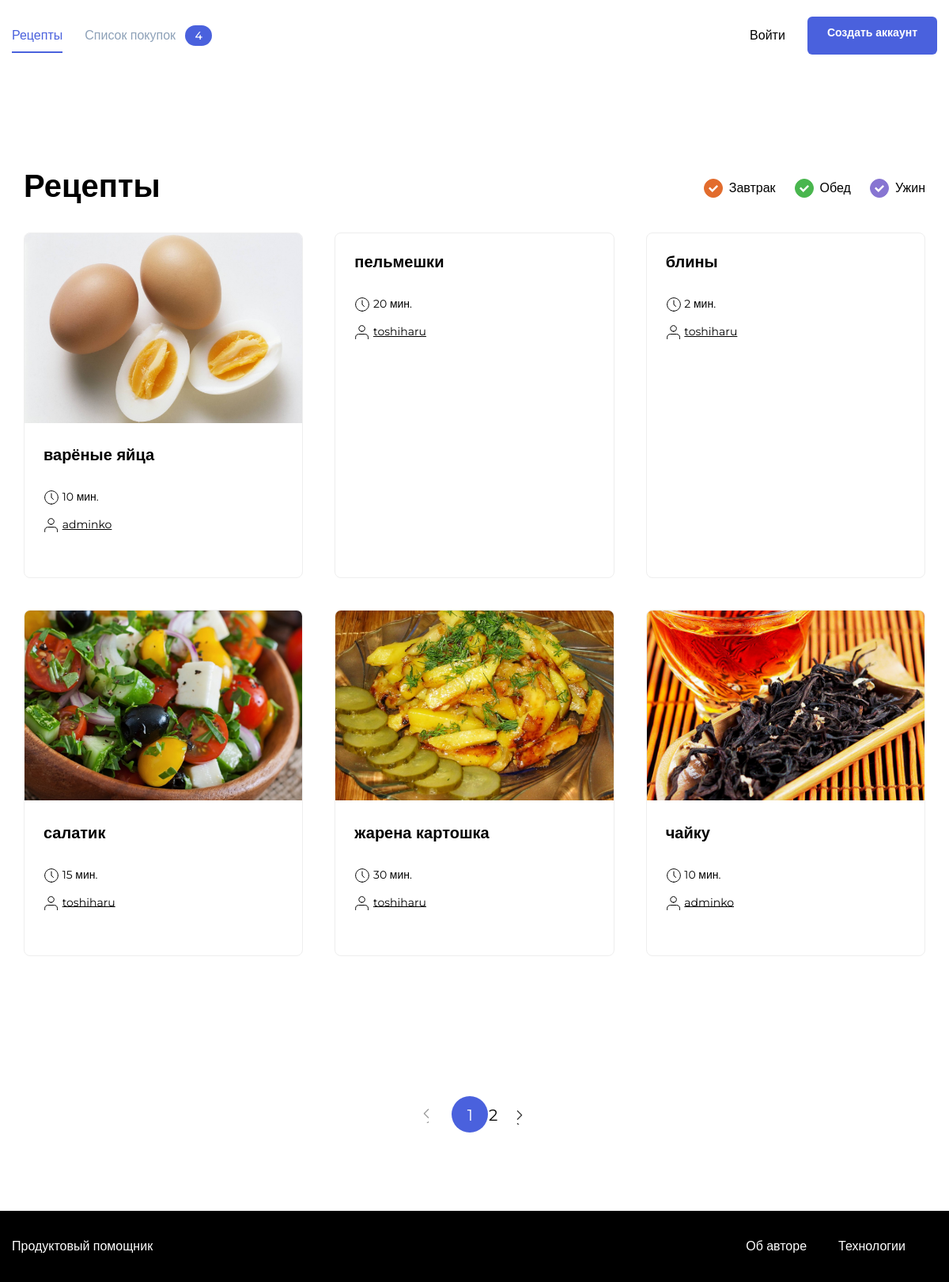
The app's page /, older data.
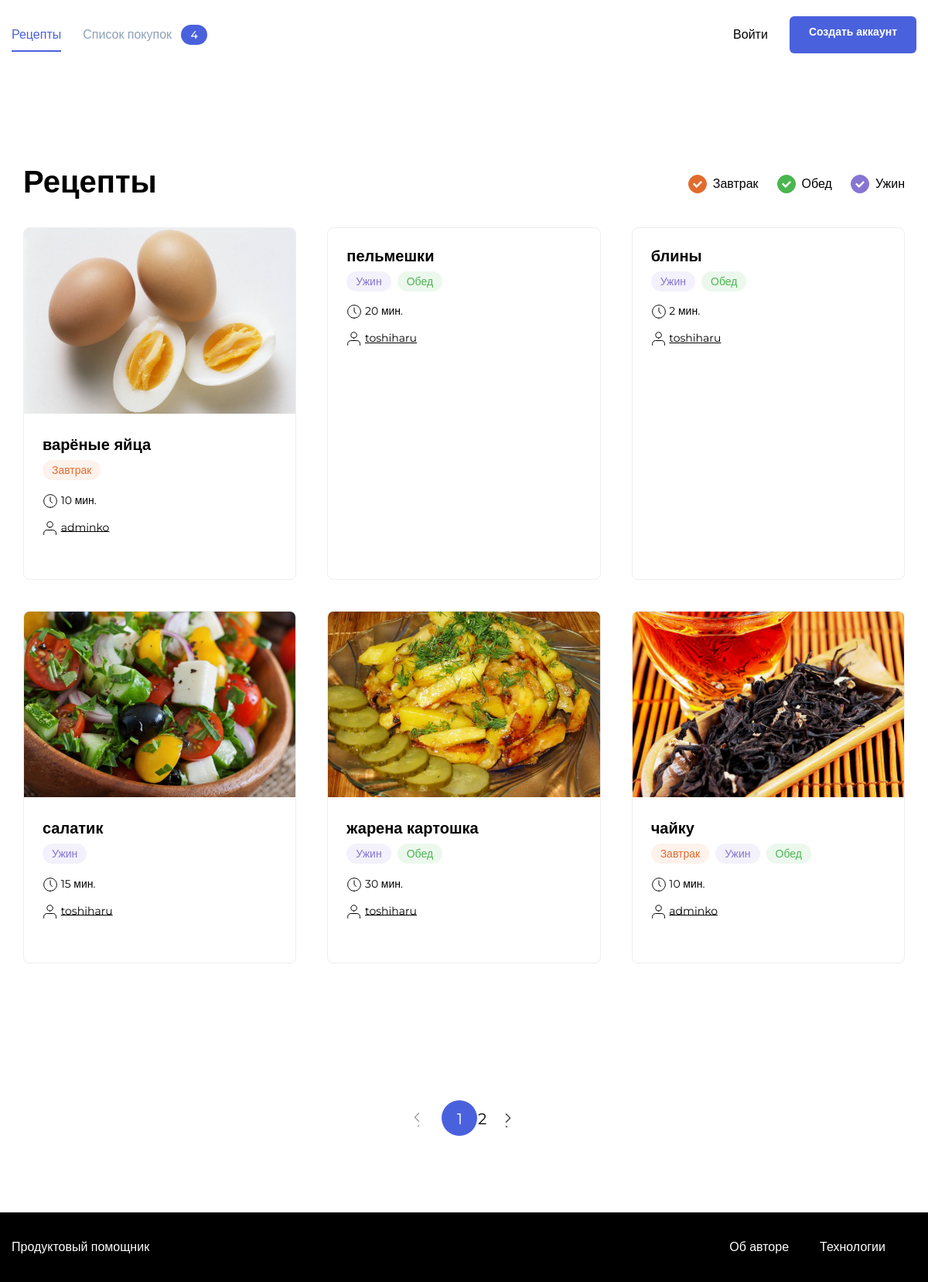
The same page, newer data.
### prod_h/models.py (models this page shows, shortened)
class Recipe(models.Model):
    author = models.ForeignKey(
        User,
        on_delete=models.CASCADE,
        related_name='recipes',
        verbose_name='автор рецепта',
    )
    name = models.CharField(
        max_length=100,
        verbose_name='Название рецепта',
        help_text='Максимальная длинна 100 символов',)
    image = models.ImageField(upload_to='prod_h/', blank=True, null=True)
    text = models.TextField(
        blank=True,
        verbose_name='Описание',
        help_text='Описание рецепта',)
    ingredients = models.ManyToManyField(
        ListOfIngridients,
        through='Amount',
        through_fields=('recipe', 'ingredient'),
        verbose_name='Игредиенты',
        help_text='Игредиенты',)
    tags = models.ManyToManyField(Teg, )
    time = models.IntegerField(verbose_name='Вермя приготовления')
    pub_date = models.DateTimeField("date published", auto_now_add=True)
    slug = models.SlugField(
        max_length=500,
        unique=True,
        blank=True,
    )
    class Meta:
        ordering = ["-pub_date"]

class Teg(models.Model):
    name = models.CharField(max_length=20)
    slug = models.SlugField(unique=True)

### prod_h/views.py (the view)
# urls.py: path('', views.index, name='index')
def index(request):
    latest = Recipe.objects.order_by('-pub_date')
    paginator = Paginator(latest, 6)
    page_number = request.GET.get('page')
    page = paginator.get_page(page_number)
    return render(
        request,
        "indexNotAuth.html",
        {"posts": latest, "page": page, 'paginator': paginator})

### templates/indexNotAuth.html (shortened to what this page needs)
{% extends "base.html" %}
{% load static %}
{% block static_css %}<link rel="stylesheet" href="{% static 'pages/index.css' %}">{% endblock %}
{% block content %}
    <main class="main container">
        <div class="main__header">
            <h1 class="main__title">Рецепты</h1>
            <ul class="tags">
                <li class="tags__item">
                    <a id="breakfast" class="tags__checkbox tags__checkbox_style_orange tags__checkbox_active" href="#"></a>
                    <span class="tags__label">Завтрак</span>
                </li>
                <li class="tags__item">
                    <a id="lunch" class="tags__checkbox tags__checkbox_style_green tags__checkbox_active" href="#"></a>
                    <span for="lunch" class="tags__label">Обед</span>
                </li>
                <li class="tags__item">
                    <a id="dinner" class="tags__checkbox tags__checkbox_style_purple tags__checkbox_active" href="#"></a>
                    <label for="dinner" class="tags__label">Ужин</label>
                </li>
            </ul>
        </div>
        <div class="card-list">
            {% for post in page %}
            {% include "includes/post_item.html" with post=post %}
            {% endfor %}
        </div>
    </main>
{%endblock%}

### templates/includes/post_item.html (shortened to what this page needs)
<div class="card" data-id="120">
      {% load thumbnail %}
      {% thumbnail post.image "364x240" crop="center" upscale=True as img %}
        <a href="{% url 'recipe_detail' post.id %}" class="link" target="_blank"><img src="{{ img.url }}" alt="{{ post.name }}" class="card__image"></a>
      {% endthumbnail %}
        <div class="card__body">
            <a class="card__title link" href="{% url 'recipe_detail' post.id %}" target="_blank">{{post.name}}</a>
            <ul class="card__items">
                {%include "includes/tag.html"%}
            </ul>
            <div class="card__items card__items_column">
                <p class="card__text"><span class="icon-time"></span> {{post.time}} мин.</p>
                <p class="card__text"><span class="icon-user"></span> <a href="{%url 'authors-recipes' username=post.author.username %}" style="color: black">{{post.author.username}}</a></p>
            </div>
        </div>
        <div class="card__footer">
        </div>
    </div>

### templates/includes/tag.html
{% for tag in post.tags.all %}
    {% if tag.name == 'breakfast' %}
        <li class="card__item"><span class="badge badge_style_orange">Завтрак</span></li>
    {% elif tag.name == 'lunch' %}
        <li class="card__item"><span class="badge badge_style_green">Обед</span></li>
    {% elif tag.name == 'dinner' %}
        <li class="card__item"><span class="badge badge_style_purple">Ужин</span></li>
    {% endif %}
{% endfor %}

Row changes from the older to the newer data that the page shows:
changed Recipe "варёные яйца": gains Teg (name "Завтрак")
changed Recipe "пельмешки": gains Teg (name "Ужин"); gains Teg (name "Обед")
changed Recipe "блины": gains Teg (name "Ужин"); gains Teg (name "Обед")
changed Recipe "салатик": gains Teg (name "Ужин")
changed Recipe "жарена картошка": gains Teg (name "Ужин"); gains Teg (name "Обед")
changed Recipe "чайку": gains Teg (name "Завтрак"); gains Teg (name "Ужин"); gains Teg (name "Обед")
